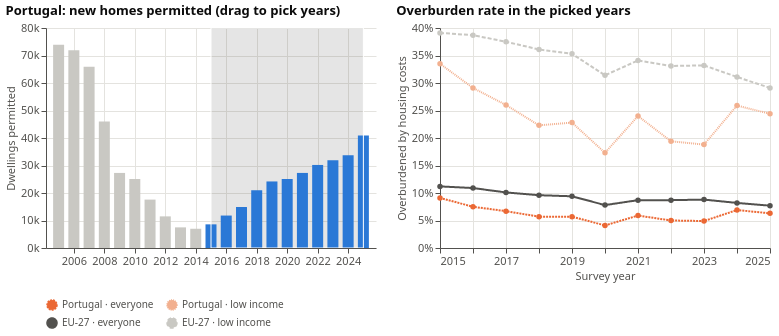

The notebook cell this image was saved under:
### Markdown cell above
### Has building caught up, and who is overburdened?

Permits for new homes in Portugal recovered from the 2014 low but remain well below 2005. The overburden rate is the
share of people spending more than 40% of disposable income on housing. **Drag across the permits chart** to pick
years; the right chart shows the overburden rates for the same years.

### Code cell
per = raw["sts_cobp_a"].query("indic_bt == 'BPRM_DW' and cpa2_1 == 'CPA_F41001_X_410014' and unit == 'THS' and geo == 'PT'").copy()
per["year"] = per["time_period"].astype(int)
per["dwellings"] = per["obs_value"].astype(float) * 1000
ob = raw["ilc_lvho07a"].query("unit == 'PC' and age == 'TOTAL' and sex == 'T' and geo in ['PT', 'EU27_2020'] and rskpovth in ['TOTAL', 'B_60']").copy()
ob["year"] = ob["time_period"].astype(int)
ob["rate"] = ob["obs_value"].astype(float) / 100
ob["group"] = ob["geo"].map(NAMES) + " · " + ob["rskpovth"].map({"TOTAL": "everyone", "B_60": "low income"})

years = alt.selection_interval(encodings=["x"], value={"x": [2015, 2025]})
permits = alt.Chart(per).mark_bar(color=BLUE, size=11).encode(
    x=alt.X("year:Q", title=None, axis=alt.Axis(format="d"), scale=alt.Scale(domain=[2004.5, 2025.5])),
    y=alt.Y("dwellings:Q", title="Dwellings permitted", axis=alt.Axis(format="~s")),
    color=alt.condition(years, alt.value(BLUE), alt.value(GREY)),
    tooltip=["year", alt.Tooltip("dwellings:Q", format=",.0f")],
).add_params(years).properties(width=330, height=220, title="Portugal: new homes permitted (drag to pick years)")
burden = alt.Chart(ob).transform_filter(years).mark_line(point=True).encode(
    x=alt.X("year:Q", title="Survey year", axis=alt.Axis(format="d"), scale=alt.Scale(zero=False)),
    y=alt.Y("rate:Q", title="Overburdened by housing costs", axis=alt.Axis(format="%")),
    color=alt.Color("group:N", title=None, legend=alt.Legend(orient="bottom", columns=2),
                    scale=alt.Scale(domain=["Portugal · everyone", "Portugal · low income", "EU-27 · everyone", "EU-27 · low income"],
                                    range=[ORANGE, "#f2b08f", MUTED, GREY])),
    strokeDash=alt.StrokeDash("group:N", legend=None),
    tooltip=["group", "year", alt.Tooltip("rate:Q", format=".1%")],
).properties(width=330, height=220, title="Overburden rate in the picked years")
alt.hconcat(permits, burden)

### Figure 1 — Vega-Lite specification as saved in the notebook (floating-point values rounded to 4 significant figures)
{"config": {"view": {"stroke": null}, "axis": {"gridColor": "#e4e3df", "domainColor": "#52514e", "tickColor": "#52514e", "labelColor": "#52514e", "titleColor": "#52514e", "labelFontSize": 11, "titleFontSize": 11, "titleFontWeight": "normal"}, "legend": {"labelColor": "#52514e", "titleColor": "#52514e"}, "title": {"anchor": "start", "fontSize": 13, "color": "#0b0b0b"}, "font": "system-ui, -apple-system, Segoe UI, sans-serif"}, "hconcat": [{"data": {"name": "data-bd7eb9126bf8e97b95e0a9bd87de2349"}, "mark": {"type": "bar", "color": "#2a78d6", "size": 11}, "encoding": {"color": {"condition": {"param": "param_caeca38e741134c2", "value": "#2a78d6"}, "value": "#c9c8c3"}, "tooltip": [{"field": "year", "type": "quantitative"}, {"field": "dwellings", "format": ",.0f", "type": "quantitative"}], "x": {"axis": {"format": "d"}, "field": "year", "scale": {"domain": [2004.0, 2026.0]}, "title": null, "type": "quantitative"}, "y": {"axis": {"format": "~s"}, "field": "dwellings", "title": "Dwellings permitted", "type": "quantitative"}}, "height": 220, "name": "view_bb16ea2cae5e92ec_0", "title": "Portugal: new homes permitted (drag to pick years)", "width": 330}, {"data": {"name": "data-4af704e98eb0cc6edaa370c3358488c2"}, "mark": {"type": "line", "point": true}, "encoding": {"color": {"field": "group", "legend": {"columns": 2, "orient": "bottom"}, "scale": {"domain": ["Portugal · everyone", "Portugal · low income", "EU-27 · everyone", "EU-27 · low income"], "range": ["#eb6834", "#f2b08f", "#52514e", "#c9c8c3"]}, "title": null, "type": "nominal"}, "strokeDash": {"field": "group", "legend": null, "type": "nominal"}, "tooltip": [{"field": "group", "type": "nominal"}, {"field": "year", "type": "quantitative"}, {"field": "rate", "format": ".1%", "type": "quantitative"}], "x": {"axis": {"format": "d"}, "field": "year", "scale": {"zero": false}, "title": "Survey year", "type": "quantitative"}, "y": {"axis": {"format": "%"}, "field": "rate", "title": "Overburdened by housing costs", "type": "quantitative"}}, "height": 220, "title": "Overburden rate in the picked years", "transform": [{"filter": {"param": "param_caeca38e741134c2"}}], "width": 330}], "params": [{"name": "param_caeca38e741134c2", "select": {"type": "interval", "encodings": ["x"]}, "value": {"x": [2015, 2025]}, "views": ["view_bb16ea2cae5e92ec_0"]}], "$schema": "https://vega.github.io/schema/vega-lite/v6.4.1.json", "datasets": {"data-bd7eb9126bf8e97b95e0a9bd87de2349": [{"freq": "A", "indic_bt": "BPRM_DW", "cpa2_1": "CPA_F41001_X_410014", "s_adj": "NSA", "unit": "THS", "geo": "PT", "time_period": "2005", "obs_value": "73.9", "obs_flag": null, "year": 2005, "dwellings": 73900.0}, {"freq": "A", "indic_bt": "BPRM_DW", "cpa2_1": "CPA_F41001_X_410014", "s_adj": "NSA", "unit": "THS", "geo": "PT", "time_period": "2006", "obs_value": "71.9", "obs_flag": null, "year": 2006, "dwellings": 71900.0}, {"freq": "A", "indic_bt": "BPRM_DW", "cpa2_1": "CPA_F41001_X_410014", "s_adj": "NSA", "unit": "THS", "geo": "PT", "time_period": "2007", "obs_value": "65.9", "obs_flag": null, "year": 2007, "dwellings": 65900.0}, {"freq": "A", "indic_bt": "BPRM_DW", "cpa2_1": "CPA_F41001_X_410014", "s_adj": "NSA", "unit": "THS", "geo": "PT", "time_period": "2008", "obs_value": "46.0", "obs_flag": null, "year": 2008, "dwellings": 46000.0}, {"freq": "A", "indic_bt": "BPRM_DW", "cpa2_1": "CPA_F41001_X_410014", "s_adj": "NSA", "unit": "THS", "geo": "PT", "time_period": "2009", "obs_value": "27.3", "obs_flag": null, "year": 2009, "dwellings": 27300.0}, {"freq": "A", "indic_bt": "BPRM_DW", "cpa2_1": "CPA_F41001_X_410014", "s_adj": "NSA", "unit": "THS", "geo": "PT", "time_period": "2010", "obs_value": "25.1", "obs_flag": null, "year": 2010, "dwellings": 25100.0}, {"freq": "A", "indic_bt": "BPRM_DW", "cpa2_1": "CPA_F41001_X_410014", "s_adj": "NSA", "unit": "THS", "geo": "PT", "time_period": "2011", "obs_value": "17.6", "obs_flag": null, "year": 2011, "dwellings": 17600.0}, {"freq": "A", "indic_bt": "BPRM_DW", "cpa2_1": "CPA_F41001_X_410014", "s_adj": "NSA", "unit": "THS", "geo": "PT", "time_period": "2012", "obs_value": "11.5", "obs_flag": null, "year": 2012, "dwellings": 11500.0}, {"freq": "A", "indic_bt": "BPRM_DW", "cpa2_1": "CPA_F41001_X_410014", "s_adj": "NSA", "unit": "THS", "geo": "PT", "time_period": "2013", "obs_value": "7.5", "obs_flag": null, "year": 2013, "dwellings": 7500.0}, {"freq": "A", "indic_bt": "BPRM_DW", "cpa2_1": "CPA_F41001_X_410014", "s_adj": "NSA", "unit": "THS", "geo": "PT", "time_period": "2014", "obs_value": "7.0", "obs_flag": null, "year": 2014, "dwellings": 7000.0}, {"freq": "A", "indic_bt": "BPRM_DW", "cpa2_1": "CPA_F41001_X_410014", "s_adj": "NSA", "unit": "THS", "geo": "PT", "time_period": "2015", "obs_value": "8.6", "obs_flag": null, "year": 2015, "dwellings": 8600.0}, {"freq": "A", "indic_bt": "BPRM_DW", "cpa2_1": "CPA_F41001_X_410014", "s_adj": "NSA", "unit": "THS", "geo": "PT", "time_period": "2016", "obs_value": "11.8", "obs_flag": null, "year": 2016, "dwellings": 11800.0}, {"freq": "A", "indic_bt": "BPRM_DW", "cpa2_1": "CPA_F41001_X_410014", "s_adj": "NSA", "unit": "THS", "geo": "PT", "time_period": "2017", "obs_value": "14.9", "obs_flag": null, "year": 2017, "dwellings": 14900.0}, {"freq": "A", "indic_bt": "BPRM_DW", "cpa2_1": "CPA_F41001_X_410014", "s_adj": "NSA", "unit": "THS", "geo": "PT", "time_period": "2018", "obs_value": "21.0", "obs_flag": null, "year": 2018, "dwellings": 21000.0}, {"freq": "A", "indic_bt": "BPRM_DW", "cpa2_1": "CPA_F41001_X_410014", "s_adj": "NSA", "unit": "THS", "geo": "PT", "time_period": "2019", "obs_value": "24.2", "obs_flag": null, "year": 2019, "dwellings": 24200.0}, {"freq": "A", "indic_bt": "BPRM_DW", "cpa2_1": "CPA_F41001_X_410014", "s_adj": "NSA", "unit": "THS", "geo": "PT", "time_period": "2020", "obs_value": "25.1", "obs_flag": null, "year": 2020, "dwellings": 25100.0}, {"freq": "A", "indic_bt": "BPRM_DW", "cpa2_1": "CPA_F41001_X_410014", "s_adj": "NSA", "unit": "THS", "geo": "PT", "time_period": "2021", "obs_value": "27.3", "obs_flag": null, "year": 2021, "dwellings": 27300.0}, {"freq": "A", "indic_bt": "BPRM_DW", "cpa2_1": "CPA_F41001_X_410014", "s_adj": "NSA", "unit": "THS", "geo": "PT", "time_period": "2022", "obs_value": "30.2", "obs_flag": "p", "year": 2022, "dwellings": 30200.0}, {"freq": "A", "indic_bt": "BPRM_DW", "cpa2_1": "CPA_F41001_X_410014", "s_adj": "NSA", "unit": "THS", "geo": "PT", "time_period": "2023", "obs_value": "31.9", "obs_flag": "p", "year": 2023, "dwellings": 31900.0}, {"freq": "A", "indic_bt": "BPRM_DW", "cpa2_1": "CPA_F41001_X_410014", "s_adj": "NSA", "unit": "THS", "geo": "PT", "time_period": "2024", "obs_value": "33.7", "obs_flag": "p", "year": 2024, "dwellings": 33700.0}, {"freq": "A", "indic_bt": "BPRM_DW", "cpa2_1": "CPA_F41001_X_410014", "s_adj": "NSA", "unit": "THS", "geo": "PT", "time_period": "2025", "obs_value": "40.9", "obs_flag": "p", "year": 2025, "dwellings": 40900.0}], "data-4af704e98eb0cc6edaa370c3358488c2": [{"freq": "A", "unit": "PC", "rskpovth": "TOTAL", "age": "TOTAL", "sex": "T", "geo": "EU27_2020", "time_period": "2010", "obs_value": "10.0", "obs_flag": null, "year": 2010, "rate": 0.1, "group": "EU-27 · everyone"}, {"freq": "A", "unit": "PC", "rskpovth": "TOTAL", "age": "TOTAL", "sex": "T", "geo": "EU27_2020", "time_period": "2011", "obs_value": "10.6", "obs_flag": null, "year": 2011, "rate": 0.106, "group": "EU-27 · everyone"}, {"freq": "A", "unit": "PC", "rskpovth": "TOTAL", "age": "TOTAL", "sex": "T", "geo": "EU27_2020", "time_period": "2012", "obs_value": "11.5", "obs_flag": null, "year": 2012, "rate": 0.115, "group": "EU-27 · everyone"}, {"freq": "A", "unit": "PC", "rskpovth": "TOTAL", "age": "TOTAL", "sex": "T", "geo": "EU27_2020", "time_period": "2013", "obs_value": "11.6", "obs_flag": null, "year": 2013, "rate": 0.116, "group": "EU-27 · everyone"}, {"freq": "A", "unit": "PC", "rskpovth": "TOTAL", "age": "TOTAL", "sex": "T", "geo": "EU27_2020", "time_period": "2014", "obs_value": "11.5", "obs_flag": "e", "year": 2014, "rate": 0.115, "group": "EU-27 · everyone"}, {"freq": "A", "unit": "PC", "rskpovth": "TOTAL", "age": "TOTAL", "sex": "T", "geo": "EU27_2020", "time_period": "2015", "obs_value": "11.2", "obs_flag": "e", "year": 2015, "rate": 0.112, "group": "EU-27 · everyone"}, {"freq": "A", "unit": "PC", "rskpovth": "TOTAL", "age": "TOTAL", "sex": "T", "geo": "EU27_2020", "time_period": "2016", "obs_value": "10.9", "obs_flag": "e", "year": 2016, "rate": 0.109, "group": "EU-27 · everyone"}, {"freq": "A", "unit": "PC", "rskpovth": "TOTAL", "age": "TOTAL", "sex": "T", "geo": "EU27_2020", "time_period": "2017", "obs_value": "10.1", "obs_flag": "e", "year": 2017, "rate": 0.101, "group": "EU-27 · everyone"}, {"freq": "A", "unit": "PC", "rskpovth": "TOTAL", "age": "TOTAL", "sex": "T", "geo": "EU27_2020", "time_period": "2018", "obs_value": "9.6", "obs_flag": "e", "year": 2018, "rate": 0.096, "group": "EU-27 · everyone"}, {"freq": "A", "unit": "PC", "rskpovth": "TOTAL", "age": "TOTAL", "sex": "T", "geo": "EU27_2020", "time_period": "2019", "obs_value": "9.4", "obs_flag": null, "year": 2019, "rate": 0.094, "group": "EU-27 · everyone"}, {"freq": "A", "unit": "PC", "rskpovth": "TOTAL", "age": "TOTAL", "sex": "T", "geo": "EU27_2020", "time_period": "2020", "obs_value": "7.8", "obs_flag": null, "year": 2020, "rate": 0.078, "group": "EU-27 · everyone"}, {"freq": "A", "unit": "PC", "rskpovth": "TOTAL", "age": "TOTAL", "sex": "T", "geo": "EU27_2020", "time_period": "2021", "obs_value": "8.7", "obs_flag": null, "year": 2021, "rate": 0.087, "group": "EU-27 · everyone"}, {"freq": "A", "unit": "PC", "rskpovth": "TOTAL", "age": "TOTAL", "sex": "T", "geo": "EU27_2020", "time_period": "2022", "obs_value": "8.7", "obs_flag": null, "year": 2022, "rate": 0.087, "group": "EU-27 · everyone"}, {"freq": "A", "unit": "PC", "rskpovth": "TOTAL", "age": "TOTAL", "sex": "T", "geo": "EU27_2020", "time_period": "2023", "obs_value": "8.8", "obs_flag": null, "year": 2023, "rate": 0.088, "group": "EU-27 · everyone"}, {"freq": "A", "unit": "PC", "rskpovth": "TOTAL", "age": "TOTAL", "sex": "T", "geo": "EU27_2020", "time_period": "2024", "obs_value": "8.2", "obs_flag": null, "year": 2024, "rate": 0.082, "group": "EU-27 · everyone"}, {"freq": "A", "unit": "PC", "rskpovth": "TOTAL", "age": "TOTAL", "sex": "T", "geo": "EU27_2020", "time_period": "2025", "obs_value": "7.7", "obs_flag": null, "year": 2025, "rate": 0.077, "group": "EU-27 · everyone"}, {"freq": "A", "unit": "PC", "rskpovth": "TOTAL", "age": "TOTAL", "sex": "T", "geo": "PT", "time_period": "2004", "obs_value": "4.7", "obs_flag": null, "year": 2004, "rate": 0.047, "group": "Portugal · everyone"}, {"freq": "A", "unit": "PC", "rskpovth": "TOTAL", "age": "TOTAL", "sex": "T", "geo": "PT", "time_period": "2005", "obs_value": "4.3", "obs_flag": null, "year": 2005, "rate": 0.043, "group": "Portugal · everyone"}, {"freq": "A", "unit": "PC", "rskpovth": "TOTAL", "age": "TOTAL", "sex": "T", "geo": "PT", "time_period": "2006", "obs_value": "4.5", "obs_flag": null, "year": 2006, "rate": 0.045, "group": "Portugal · everyone"}, {"freq": "A", "unit": "PC", "rskpovth": "TOTAL", "age": "TOTAL", "sex": "T", "geo": "PT", "time_period": "2007", "obs_value": "7.4", "obs_flag": null, "year": 2007, "rate": 0.074, "group": "Portugal · everyone"}, {"freq": "A", "unit": "PC", "rskpovth": "TOTAL", "age": "TOTAL", "sex": "T", "geo": "PT", "time_period": "2008", "obs_value": "7.6", "obs_flag": null, "year": 2008, "rate": 0.076, "group": "Portugal · everyone"}, {"freq": "A", "unit": "PC", "rskpovth": "TOTAL", "age": "TOTAL", "sex": "T", "geo": "PT", "time_period": "2009", "obs_value": "6.1", "obs_flag": null, "year": 2009, "rate": 0.061, "group": "Portugal · everyone"}, {"freq": "A", "unit": "PC", "rskpovth": "TOTAL", "age": "TOTAL", "sex": "T", "geo": "PT", "time_period": "2010", "obs_value": "4.2", "obs_flag": null, "year": 2010, "rate": 0.042, "group": "Portugal · everyone"}, {"freq": "A", "unit": "PC", "rskpovth": "TOTAL", "age": "TOTAL", "sex": "T", "geo": "PT", "time_period": "2011", "obs_value": "7.2", "obs_flag": null, "year": 2011, "rate": 0.072, "group": "Portugal · everyone"}, {"freq": "A", "unit": "PC", "rskpovth": "TOTAL", "age": "TOTAL", "sex": "T", "geo": "PT", "time_period": "2012", "obs_value": "8.3", "obs_flag": null, "year": 2012, "rate": 0.083, "group": "Portugal · everyone"}, {"freq": "A", "unit": "PC", "rskpovth": "TOTAL", "age": "TOTAL", "sex": "T", "geo": "PT", "time_period": "2013", "obs_value": "8.3", "obs_flag": null, "year": 2013, "rate": 0.083, "group": "Portugal · everyone"}, {"freq": "A", "unit": "PC", "rskpovth": "TOTAL", "age": "TOTAL", "sex": "T", "geo": "PT", "time_period": "2014", "obs_value": "9.2", "obs_flag": null, "year": 2014, "rate": 0.092, "group": "Portugal · everyone"}, {"freq": "A", "unit": "PC", "rskpovth": "TOTAL", "age": "TOTAL", "sex": "T", "geo": "PT", "time_period": "2015", "obs_value": "9.1", "obs_flag": null, "year": 2015, "rate": 0.091, "group": "Portugal · everyone"}, {"freq": "A", "unit": "PC", "rskpovth": "TOTAL", "age": "TOTAL", "sex": "T", "geo": "PT", "time_period": "2016", "obs_value": "7.5", "obs_flag": null, "year": 2016, "rate": 0.075, "group": "Portugal · everyone"}, {"freq": "A", "unit": "PC", "rskpovth": "TOTAL", "age": "TOTAL", "sex": "T", "geo": "PT", "time_period": "2017", "obs_value": "6.7", "obs_flag": null, "year": 2017, "rate": 0.067, "group": "Portugal · everyone"}, {"freq": "A", "unit": "PC", "rskpovth": "TOTAL", "age": "TOTAL", "sex": "T", "geo": "PT", "time_period": "2018", "obs_value": "5.7", "obs_flag": null, "year": 2018, "rate": 0.057, "group": "Portugal · everyone"}, {"freq": "A", "unit": "PC", "rskpovth": "TOTAL", "age": "TOTAL", "sex": "T", "geo": "PT", "time_period": "2019", "obs_value": "5.7", "obs_flag": null, "year": 2019, "rate": 0.057, "group": "Portugal · everyone"}, {"freq": "A", "unit": "PC", "rskpovth": "TOTAL", "age": "TOTAL", "sex": "T", "geo": "PT", "time_period": "2020", "obs_value": "4.1", "obs_flag": null, "year": 2020, "rate": 0.041, "group": "Portugal · everyone"}, {"freq": "A", "unit": "PC", "rskpovth": "TOTAL", "age": "TOTAL", "sex": "T", "geo": "PT", "time_period": "2021", "obs_value": "5.9", "obs_flag": null, "year": 2021, "rate": 0.059, "group": "Portugal · everyone"}, {"freq": "A", "unit": "PC", "rskpovth": "TOTAL", "age": "TOTAL", "sex": "T", "geo": "PT", "time_period": "2022", "obs_value": "5.0", "obs_flag": null, "year": 2022, "rate": 0.05, "group": "Portugal · everyone"}, {"freq": "A", "unit": "PC", "rskpovth": "TOTAL", "age": "TOTAL", "sex": "T", "geo": "PT", "time_period": "2023", "obs_value": "4.9", "obs_flag": null, "year": 2023, "rate": 0.049, "group": "Portugal · everyone"}, {"freq": "A", "unit": "PC", "rskpovth": "TOTAL", "age": "TOTAL", "sex": "T", "geo": "PT", "time_period": "2024", "obs_value": "6.9", "obs_flag": null, "year": 2024, "rate": 0.069, "group": "Portugal · everyone"}, {"freq": "A", "unit": "PC", "rskpovth": "TOTAL", "age": "TOTAL", "sex": "T", "geo": "PT", "time_period": "2025", "obs_value": "6.3", "obs_flag": null, "year": 2025, "rate": 0.063, "group": "Portugal · everyone"}, {"freq": "A", "unit": "PC", "rskpovth": "B_60", "age": "TOTAL", "sex": "T", "geo": "EU27_2020", "time_period": "2010", "obs_value": "34.8", "obs_flag": null, "year": 2010, "rate": 0.348, "group": "EU-27 · low income"}, {"freq": "A", "unit": "PC", "rskpovth": "B_60", "age": "TOTAL", "sex": "T", "geo": "EU27_2020", "time_period": "2011", "obs_value": "36.0", "obs_flag": null, "year": 2011, "rate": 0.36, "group": "EU-27 · low income"}, {"freq": "A", "unit": "PC", "rskpovth": "B_60", "age": "TOTAL", "sex": "T", "geo": "EU27_2020", "time_period": "2012", "obs_value": "39.8", "obs_flag": null, "year": 2012, "rate": 0.398, "group": "EU-27 · low income"}, {"freq": "A", "unit": "PC", "rskpovth": "B_60", "age": "TOTAL", "sex": "T", "geo": "EU27_2020", "time_period": "2013", "obs_value": "39.2", "obs_flag": null, "year": 2013, "rate": 0.392, "group": "EU-27 · low income"}, {"freq": "A", "unit": "PC", "rskpovth": "B_60", "age": "TOTAL", "sex": "T", "geo": "EU27_2020", "time_period": "2014", "obs_value": "39.9", "obs_flag": "e", "year": 2014, "rate": 0.399, "group": "EU-27 · low income"}, {"freq": "A", "unit": "PC", "rskpovth": "B_60", "age": "TOTAL", "sex": "T", "geo": "EU27_2020", "time_period": "2015", "obs_value": "39.1", "obs_flag": "e", "year": 2015, "rate": 0.391, "group": "EU-27 · low income"}, {"freq": "A", "unit": "PC", "rskpovth": "B_60", "age": "TOTAL", "sex": "T", "geo": "EU27_2020", "time_period": "2016", "obs_value": "38.7", "obs_flag": "e", "year": 2016, "rate": 0.387, "group": "EU-27 · low income"}, {"freq": "A", "unit": "PC", "rskpovth": "B_60", "age": "TOTAL", "sex": "T", "geo": "EU27_2020", "time_period": "2017", "obs_value": "37.5", "obs_flag": "e", "year": 2017, "rate": 0.375, "group": "EU-27 · low income"}, {"freq": "A", "unit": "PC", "rskpovth": "B_60", "age": "TOTAL", "sex": "T", "geo": "EU27_2020", "time_period": "2018", "obs_value": "36.1", "obs_flag": "e", "year": 2018, "rate": 0.361, "group": "EU-27 · low income"}, {"freq": "A", "unit": "PC", "rskpovth": "B_60", "age": "TOTAL", "sex": "T", "geo": "EU27_2020", "time_period": "2019", "obs_value": "35.3", "obs_flag": null, "year": 2019, "rate": 0.353, "group": "EU-27 · low income"}, {"freq": "A", "unit": "PC", "rskpovth": "B_60", "age": "TOTAL", "sex": "T", "geo": "EU27_2020", "time_period": "2020", "obs_value": "31.4", "obs_flag": null, "year": 2020, "rate": 0.314, "group": "EU-27 · low income"}, {"freq": "A", "unit": "PC", "rskpovth": "B_60", "age": "TOTAL", "sex": "T", "geo": "EU27_2020", "time_period": "2021", "obs_value": "34.1", "obs_flag": null, "year": 2021, "rate": 0.341, "group": "EU-27 · low income"}, {"freq": "A", "unit": "PC", "rskpovth": "B_60", "age": "TOTAL", "sex": "T", "geo": "EU27_2020", "time_period": "2022", "obs_value": "33.1", "obs_flag": null, "year": 2022, "rate": 0.331, "group": "EU-27 · low income"}, {"freq": "A", "unit": "PC", "rskpovth": "B_60", "age": "TOTAL", "sex": "T", "geo": "EU27_2020", "time_period": "2023", "obs_value": "33.2", "obs_flag": null, "year": 2023, "rate": 0.332, "group": "EU-27 · low income"}, {"freq": "A", "unit": "PC", "rskpovth": "B_60", "age": "TOTAL", "sex": "T", "geo": "EU27_2020", "time_period": "2024", "obs_value": "31.1", "obs_flag": null, "year": 2024, "rate": 0.311, "group": "EU-27 · low income"}, {"freq": "A", "unit": "PC", "rskpovth": "B_60", "age": "TOTAL", "sex": "T", "geo": "EU27_2020", "time_period": "2025", "obs_value": "29.1", "obs_flag": null, "year": 2025, "rate": 0.291, "group": "EU-27 · low income"}, {"freq": "A", "unit": "PC", "rskpovth": "B_60", "age": "TOTAL", "sex": "T", "geo": "PT", "time_period": "2004", "obs_value": "16.7", "obs_flag": null, "year": 2004, "rate": 0.167, "group": "Portugal · low income"}, {"freq": "A", "unit": "PC", "rskpovth": "B_60", "age": "TOTAL", "sex": "T", "geo": "PT", "time_period": "2005", "obs_value": "16.6", "obs_flag": null, "year": 2005, "rate": 0.166, "group": "Portugal · low income"}, {"freq": "A", "unit": "PC", "rskpovth": "B_60", "age": "TOTAL", "sex": "T", "geo": "PT", "time_period": "2006", "obs_value": "12.9", "obs_flag": null, "year": 2006, "rate": 0.129, "group": "Portugal · low income"}, {"freq": "A", "unit": "PC", "rskpovth": "B_60", "age": "TOTAL", "sex": "T", "geo": "PT", "time_period": "2007", "obs_value": "22.0", "obs_flag": null, "year": 2007, "rate": 0.22, "group": "Portugal · low income"}, {"freq": "A", "unit": "PC", "rskpovth": "B_60", "age": "TOTAL", "sex": "T", "geo": "PT", "time_period": "2008", "obs_value": "21.4", "obs_flag": null, "year": 2008, "rate": 0.214, "group": "Portugal · low income"}, {"freq": "A", "unit": "PC", "rskpovth": "B_60", "age": "TOTAL", "sex": "T", "geo": "PT", "time_period": "2009", "obs_value": "21.5", "obs_flag": null, "year": 2009, "rate": 0.215, "group": "Portugal · low income"}, {"freq": "A", "unit": "PC", "rskpovth": "B_60", "age": "TOTAL", "sex": "T", "geo": "PT", "time_period": "2010", "obs_value": "15.9", "obs_flag": null, "year": 2010, "rate": 0.159, "group": "Portugal · low income"}, {"freq": "A", "unit": "PC", "rskpovth": "B_60", "age": "TOTAL", "sex": "T", "geo": "PT", "time_period": "2011", "obs_value": "26.4", "obs_flag": null, "year": 2011, "rate": 0.264, "group": "Portugal · low income"}, {"freq": "A", "unit": "PC", "rskpovth": "B_60", "age": "TOTAL", "sex": "T", "geo": "PT", "time_period": "2012", "obs_value": "28.8", "obs_flag": null, "year": 2012, "rate": 0.288, "group": "Portugal · low income"}, {"freq": "A", "unit": "PC", "rskpovth": "B_60", "age": "TOTAL", "sex": "T", "geo": "PT", "time_period": "2013", "obs_value": "30.9", "obs_flag": null, "year": 2013, "rate": 0.309, "group": "Portugal · low income"}, {"freq": "A", "unit": "PC", "rskpovth": "B_60", "age": "TOTAL", "sex": "T", "geo": "PT", "time_period": "2014", "obs_value": "33.7", "obs_flag": null, "year": 2014, "rate": 0.337, "group": "Portugal · low income"}, {"freq": "A", "unit": "PC", "rskpovth": "B_60", "age": "TOTAL", "sex": "T", "geo": "PT", "time_period": "2015", "obs_value": "33.5", "obs_flag": null, "year": 2015, "rate": 0.335, "group": "Portugal · low income"}, {"freq": "A", "unit": "PC", "rskpovth": "B_60", "age": "TOTAL", "sex": "T", "geo": "PT", "time_period": "2016", "obs_value": "29.1", "obs_flag": null, "year": 2016, "rate": 0.291, "group": "Portugal · low income"}, {"freq": "A", "unit": "PC", "rskpovth": "B_60", "age": "TOTAL", "sex": "T", "geo": "PT", "time_period": "2017", "obs_value": "26.0", "obs_flag": null, "year": 2017, "rate": 0.26, "group": "Portugal · low income"}, {"freq": "A", "unit": "PC", "rskpovth": "B_60", "age": "TOTAL", "sex": "T", "geo": "PT", "time_period": "2018", "obs_value": "22.3", "obs_flag": null, "year": 2018, "rate": 0.223, "group": "Portugal · low income"}, {"freq": "A", "unit": "PC", "rskpovth": "B_60", "age": "TOTAL", "sex": "T", "geo": "PT", "time_period": "2019", "obs_value": "22.8", "obs_flag": null, "year": 2019, "rate": 0.228, "group": "Portugal · low income"}, {"freq": "A", "unit": "PC", "rskpovth": "B_60", "age": "TOTAL", "sex": "T", "geo": "PT", "time_period": "2020", "obs_value": "17.3", "obs_flag": null, "year": 2020, "rate": 0.173, "group": "Portugal · low income"}, {"freq": "A", "unit": "PC", "rskpovth": "B_60", "age": "TOTAL", "sex": "T", "geo": "PT", "time_period": "2021", "obs_value": "24.0", "obs_flag": null, "year": 2021, "rate": 0.24, "group": "Portugal · low income"}, {"freq": "A", "unit": "PC", "rskpovth": "B_60", "age": "TOTAL", "sex": "T", "geo": "PT", "time_period": "2022", "obs_value": "19.4", "obs_flag": null, "year": 2022, "rate": 0.194, "group": "Portugal · low income"}, {"freq": "A", "unit": "PC", "rskpovth": "B_60", "age": "TOTAL", "sex": "T", "geo": "PT", "time_period": "2023", "obs_value": "18.8", "obs_flag": null, "year": 2023, "rate": 0.188, "group": "Portugal · low income"}, {"freq": "A", "unit": "PC", "rskpovth": "B_60", "age": "TOTAL", "sex": "T", "geo": "PT", "time_period": "2024", "obs_value": "25.9", "obs_flag": null, "year": 2024, "rate": 0.259, "group": "Portugal · low income"}, {"freq": "A", "unit": "PC", "rskpovth": "B_60", "age": "TOTAL", "sex": "T", "geo": "PT", "time_period": "2025", "obs_value": "24.4", "obs_flag": null, "year": 2025, "rate": 0.244, "group": "Portugal · low income"}]}}
